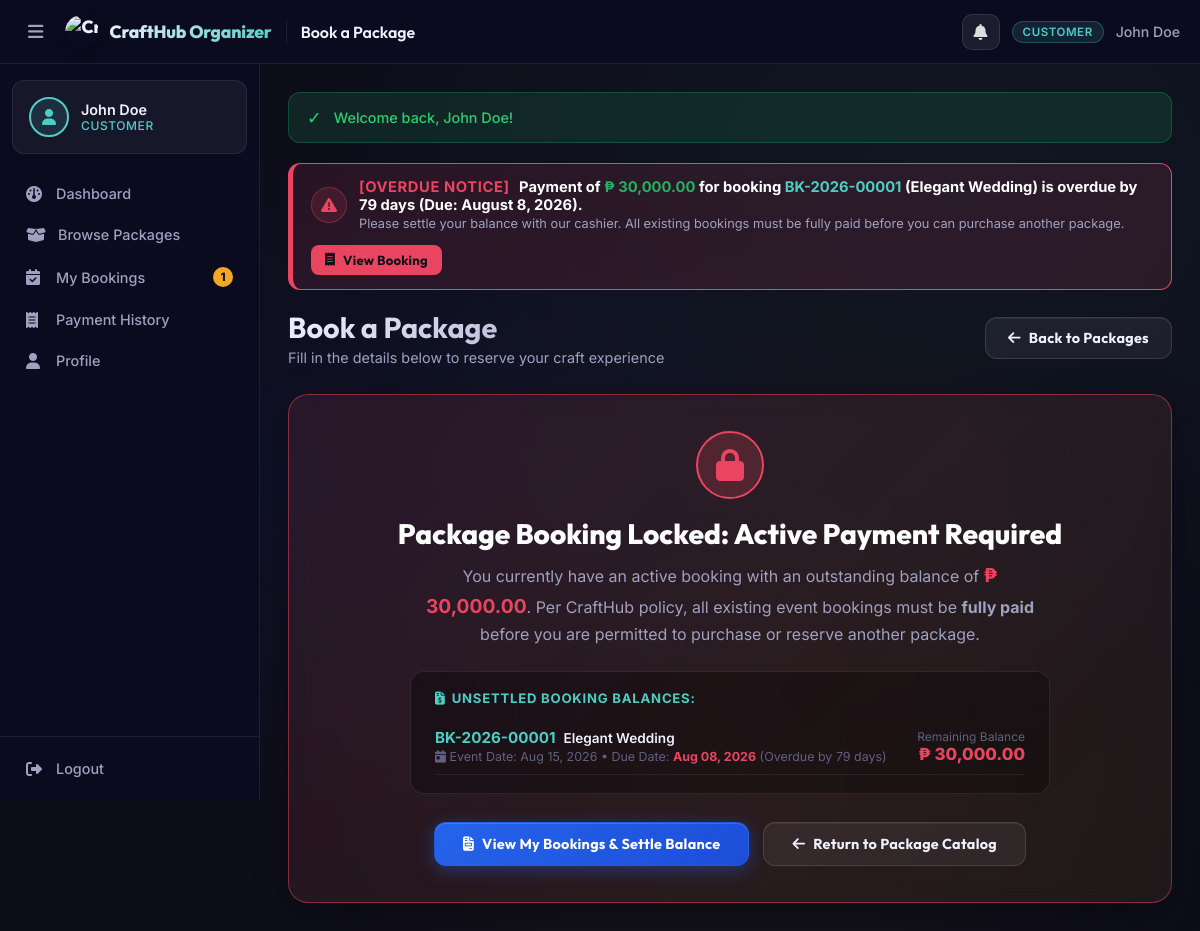
The page /customer/booking.php (signed in) on the database its author committed.
### tables this page shows
CREATE TABLE IF NOT EXISTS bookings (
    booking_id INT AUTO_INCREMENT PRIMARY KEY,
    booking_reference VARCHAR(20) UNIQUE,
    customer_id INT NOT NULL,
    package_id INT NOT NULL,
    venue_id INT NULL,
    event_date DATE NOT NULL,
    payment_due_date DATE NULL,
    event_time TIME DEFAULT '09:00:00',
    event_type ENUM('Wedding','Birthday','Debut','Christening') NOT NULL DEFAULT 'Wedding',
    payment_plan ENUM('full','downpayment') NOT NULL DEFAULT 'full',
    guest_count SMALLINT UNSIGNED DEFAULT 1,                
    original_amount DECIMAL(10,2) NULL,
    discount_percent DECIMAL(5,2) NOT NULL DEFAULT 0.00,
    discount_amount DECIMAL(10,2) NOT NULL DEFAULT 0.00,
    downpayment_percent DECIMAL(5,2) NOT NULL DEFAULT 50.00,
    required_downpayment DECIMAL(10,2) NOT NULL DEFAULT 0.00,
    downpayment_amount DECIMAL(12,2) NOT NULL DEFAULT 0.00,
    total_amount DECIMAL(10,2) NOT NULL DEFAULT 0.00,
    amount_paid DECIMAL(10,2) NOT NULL DEFAULT 0.00,
    status ENUM('Pending','Confirmed','Paid','Completed','Cancelled') DEFAULT 'Pending',
    approved_at TIMESTAMP NULL DEFAULT NULL,
    approved_by INT NULL,
    notes TEXT,
    cancellation_reason TEXT NULL,
    created_at TIMESTAMP DEFAULT CURRENT_TIMESTAMP,
    FOREIGN KEY (customer_id) REFERENCES users(user_id) ON DELETE CASCADE,
    FOREIGN KEY (package_id) REFERENCES packages(package_id) ON DELETE CASCADE,
    FOREIGN KEY (venue_id) REFERENCES venues(venue_id) ON DELETE SET NULL,
    FOREIGN KEY (approved_by) REFERENCES users(user_id) ON DELETE SET NULL
);

CREATE TABLE IF NOT EXISTS packages (
    package_id INT AUTO_INCREMENT PRIMARY KEY,
    package_name VARCHAR(80) NOT NULL,
    event_type ENUM('Wedding','Birthday','Debut','Christening') NOT NULL,
    base_price DECIMAL(10,2) NOT NULL,
    full_payment_discount_percent DECIMAL(5,2) NOT NULL DEFAULT 10.00,
    downpayment_discount_percent DECIMAL(5,2) NOT NULL DEFAULT 5.00,
    downpayment_percent DECIMAL(5,2) NOT NULL DEFAULT 50.00,
    max_slots TINYINT UNSIGNED NOT NULL DEFAULT 5,          
    description TEXT,
    image_url VARCHAR(500) NULL,
    status ENUM('active','inactive') DEFAULT 'active'
);

### customer/booking.php (the view, shortened to what the rows shown need)
<?php
require_once __DIR__ . '/../includes/header.php';
$user       = getCurrentUser();
$userId     = $user['user_id'] ?? $user['id'];
$ongoingBookings     = getCustomerOngoingBookings($userId);
$hasOngoingPayment   = !empty($ongoingBookings);
?>
<?php require_once __DIR__ . '/../includes/navbar.php'; ?>
<div class="page-header">
    <div>
        <h1>Book a Package</h1>
    </div>
</div>
<?php if ($hasOngoingPayment): ?>
    <div class="card" style="background:linear-gradient(135deg,rgba(233,69,96,0.12),rgba(245,166,35,0.08));border:1.5px solid rgba(233,69,96,0.5);border-radius:20px;padding:36px 40px;margin-bottom:30px;text-align:center;box-shadow:0 12px 36px rgba(0,0,0,0.3);">
        <h2 style="font-family:'Outfit',sans-serif;font-size:1.75rem;font-weight:800;color:#fff;margin-bottom:10px;">Package Booking Locked: Active Payment Required</h2>
        <div style="max-width:640px;margin:0 auto 28px auto;background:rgba(0,0,0,0.3);border:1px solid rgba(255,255,255,0.09);border-radius:14px;padding:18px 24px;text-align:left;">
            <?php foreach ($ongoingBookings as $ob): ?>
                <div style="display:flex;justify-content:space-between;align-items:center;padding:10px 0;border-bottom:1px solid rgba(255,255,255,0.07);flex-wrap:wrap;gap:8px;">
                    <div>
                        <div style="display:flex;align-items:center;gap:8px;">
                            <strong style="color:var(--accent-teal);font-size:0.95rem;"><?= htmlspecialchars(getBookingRef($ob)) ?></strong>
                            <span style="font-size:0.85rem;color:var(--text-primary);font-weight:600;"><?= htmlspecialchars($ob['package_name']) ?></span>
                        </div>
                        <div style="font-size:0.78rem;color:var(--text-muted);margin-top:2px;">
                            <i class="fa-solid fa-calendar-day"></i> Event Date: <?= date('M d, Y', strtotime($ob['event_date'])) ?> &bull; Due Date: <strong style="color:<?= $ob['urgency'] === 'overdue' ? '#e94560' : '#f5a623' ?>;"><?= date('M d, Y', strtotime($ob['effective_due_date'])) ?></strong> (<?= htmlspecialchars($ob['urgency_label']) ?>)
                        </div>
                    </div>
                    <div style="text-align:right;">
                        <div style="font-size:0.75rem;color:var(--text-muted);">Remaining Balance</div>
                        <span style="color:#e94560;font-weight:800;font-size:1.05rem;"><?= formatCurrency($ob['calculated_balance']) ?></span>
                    </div>
                </div>
            <?php endforeach; ?>
        </div>
    </div>
<?php endif; ?>
<?php require_once __DIR__ . '/../includes/footer.php'; ?>

### includes/navbar.php (shortened to what the rows shown need)
<?php
if ($_SESSION['user_role'] === 'admin') {
    try {
        $_pendingApprovalCount = (int)getDB()->query("SELECT COUNT(*) FROM users WHERE status IN ('pending_approval','inactive')")->fetchColumn();
    } catch (Exception $e) {
        $_pendingApprovalCount = 0;
    }
    $navLinks = [
        ['href' => APP_URL . '/admin/dashboard.php',   'icon' => 'fa-gauge',              'label' => 'Dashboard'],
        ['href' => APP_URL . '/admin/approvals.php',   'icon' => 'fa-user-clock',         'label' => 'Pending Approvals', 'badge' => $_pendingApprovalCount],
        ['href' => APP_URL . '/admin/calendar.php',    'icon' => 'fa-calendar-days',       'label' => 'Event Calendar'],
        ['href' => APP_URL . '/admin/packages.php',    'icon' => 'fa-box-open',            'label' => 'Packages'],
        ['href' => APP_URL . '/admin/components.php',  'icon' => 'fa-puzzle-piece',        'label' => 'Components'],
        ['href' => APP_URL . '/admin/venues.php',      'icon' => 'fa-location-dot',        'label' => 'Venues'],
        ['href' => APP_URL . '/admin/bookings.php',    'icon' => 'fa-calendar-check',      'label' => 'Bookings'],
        ['href' => APP_URL . '/admin/bills.php',       'icon' => 'fa-file-invoice-dollar', 'label' => 'Bills & Payments'],
        ['href' => APP_URL . '/admin/users.php',       'icon' => 'fa-users',               'label' => 'Users'],
        ['href' => APP_URL . '/admin/reviews.php',     'icon' => 'fa-star',               'label' => 'Reviews'],
        ['href' => APP_URL . '/admin/reports.php',     'icon' => 'fa-chart-bar',           'label' => 'Reports'],
    ];
} elseif ($_SESSION['user_role'] === 'customer') {
    $custDueAlerts = function_exists('getCustomerPaymentDueAlerts') ? getCustomerPaymentDueAlerts($_SESSION['user_id'] ?? 0) : [];
}
?>
<div class="main-wrapper">
    <main class="main-content">
        <?php if (($_SESSION['user_role'] ?? '') === 'customer' && !empty($custDueAlerts)): ?>
            <div class="customer-due-notifications" style="margin-bottom:20px;display:flex;flex-direction:column;gap:10px;">
                <?php foreach ($custDueAlerts as $alert):
                    $isOverdue   = $alert['urgency'] === 'overdue';
                    $isDueToday  = $alert['urgency'] === 'due_today';
                    $bannerBg    = $isOverdue ? 'rgba(233,69,96,0.12)' : ($isDueToday ? 'rgba(245,166,35,0.18)' : 'rgba(245,166,35,0.1)');
                    $bannerBorder= $isOverdue ? '#e94560' : '#f5a623';
                    $bannerIcon  = $isOverdue ? 'fa-triangle-exclamation' : ($isDueToday ? 'fa-bell' : 'fa-clock');
                    $iconColor   = $isOverdue ? '#e94560' : '#f5a623';
                    $refText     = htmlspecialchars($alert['booking_reference'] ?? ('BK-' . $alert['id']));
                    $pkgText     = htmlspecialchars($alert['package_name'] ?? 'Package');
                    $balText     = formatCurrency($alert['calculated_balance']);
                    $dateText    = date('F j, Y', strtotime($alert['effective_due_date']));
                ?>
                <div style="background:<?= $bannerBg ?>;border:1px solid <?= $bannerBorder ?>;border-left:5px solid <?= $bannerBorder ?>;border-radius:12px;padding:14px 18px;display:flex;align-items:center;justify-content:space-between;gap:14px;flex-wrap:wrap;">
                    <div style="display:flex;align-items:center;gap:12px;">
                        <div style="width:36px;height:36px;border-radius:50%;background:<?= $iconColor ?>22;border:1px solid <?= $iconColor ?>55;display:flex;align-items:center;justify-content:center;color:<?= $iconColor ?>;font-size:1rem;flex-shrink:0;">
                            <i class="fa-solid <?= $bannerIcon ?>"></i>
                        </div>
                        <div>
                            <div style="font-weight:700;font-size:0.92rem;color:#fff;">
                                <?php if ($isOverdue): ?>
                                    <span style="color:#e94560;text-transform:uppercase;letter-spacing:0.04em;margin-right:6px;">[Overdue Notice]</span>
                                <?php elseif ($isDueToday): ?>
                                    <span style="color:#f5a623;text-transform:uppercase;letter-spacing:0.04em;margin-right:6px;">[Due Today]</span>
                                <?php else: ?>
                                    <span style="color:#f5a623;text-transform:uppercase;letter-spacing:0.04em;margin-right:6px;">[Payment Reminder]</span>
                                <?php endif; ?>
                                Payment of <strong style="color:#27ae60;"><?= $balText ?></strong> for booking <strong style="color:var(--accent-teal);"><?= $refText ?></strong> (<?= $pkgText ?>) is <?= strtolower($alert['urgency_label']) ?> (Due: <?= $dateText ?>).
                            </div>
                            <div style="font-size:0.8rem;color:var(--text-secondary);margin-top:2px;">
                                Please settle your balance with our cashier. All existing bookings must be fully paid before you can purchase another package.
                            </div>
                        </div>
                    </div>
                    <div style="display:flex;gap:8px;flex-shrink:0;">
                        <a href="<?= APP_URL ?>/customer/bookings.php" class="btn btn-sm" style="background:<?= $bannerBorder ?>;color:#0f0f1a;font-weight:700;">
                            <i class="fa-solid fa-receipt"></i> View Booking
                        </a>
                    </div>
                </div>
                <?php endforeach; ?>
            </div>
        <?php endif; ?>

### rows shown on the page
bookings: balText "₱ 30,000.00", booking_reference "BK-2026-00001", package.package_name "Elegant Wedding", urgency_label "overdue by 79 days", dateText "August 8, 2026", event_date "Aug 15, 2026", effective_due_date "Aug 08, 2026", urgency_label "Overdue by 79 days", calculated_balance "₱ 30,000.00"

### other values the page prints
$_SESSION['user_name'] "John Doe"
$roleLabel "CUSTOMER"
$link['label'] "Dashboard"
$link['label'] "Browse Packages"
$link['label'] "My Bookings"
$badgeVal "1"
$link['label'] "Payment History"
$link['label'] "Profile"
APP_NAME "CraftHub Organizer"
explode(' | ', $pageTitle)[0] "Book a Package"
$icon "✓"
$message "Welcome back, John Doe!"
formatCurrency($totalOngoingBalance) "₱ 30,000.00"
